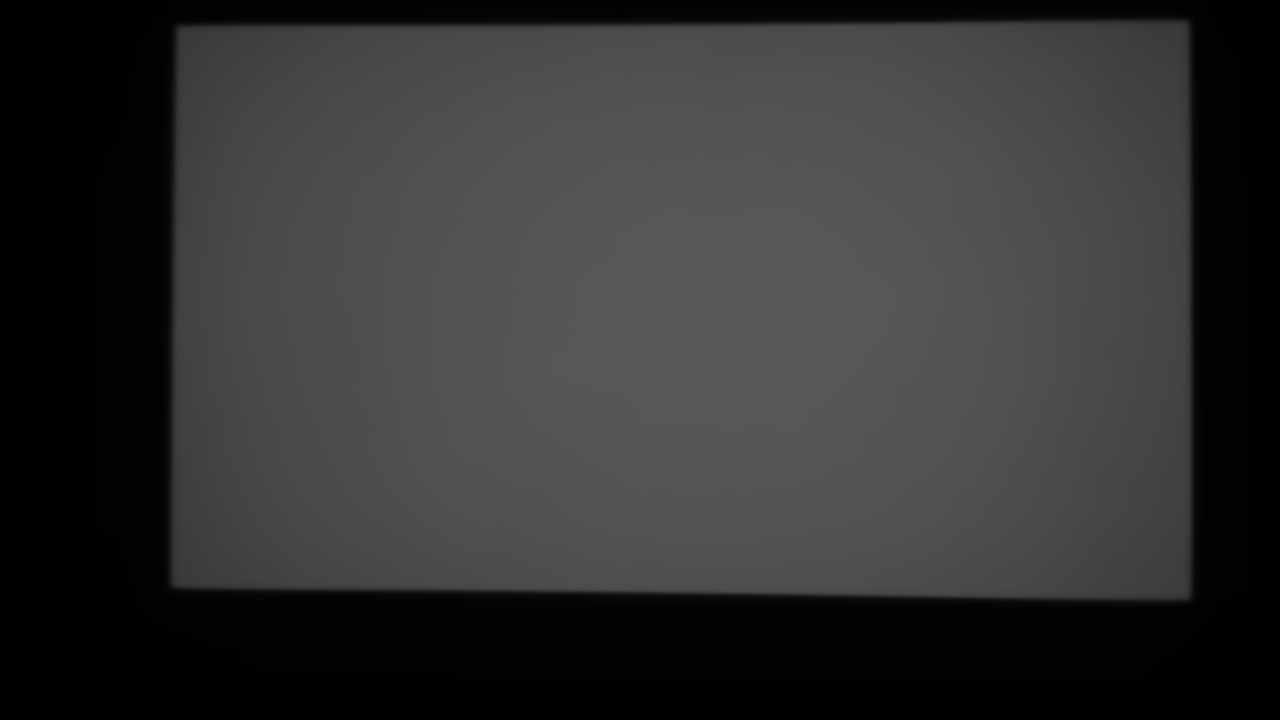
#> input picture 2_gui_features_in_opencv/captured_white.png, 1280 x 720 px, found by its file name
$ python filter_edge_preserved.py
#> lines starting #> are read from the running program, lines starting #| are printed output that depends on the picture
### mypackage/multiplot/multiplot.py
# coding:utf-8

import math
import cv2 as cv
from matplotlib import pyplot as plt


def show(imdict):
    """
    This is an adaptive drawing module
    :param imdict:
    :return:
    """
    if not isinstance(imdict, dict):
        raise TypeError('param must be type dict()')
    if not imdict:
        print('img dict is empty')

    for index, (title, data) in enumerate(imdict.items()):
        img_num = len(imdict)
        if img_num < 3:
            row = 1
        elif img_num < 7:
            row = 2
        elif img_num < 10:
            row = 3
        else:
            row = 4

        plt.subplot(row, math.ceil(img_num / row), index + 1)

        if data.ndim == 1:
            plt.plot(data)
        else:
            if data.ndim == 3:
                data = cv.cvtColor(data, cv.COLOR_BGR2RGB)

            cmap = ['gray', 'jet']['jet' in title]
            plt.imshow(data, cmap)
        plt.title(title)
        plt.xticks([]), plt.yticks([])
    plt.show()

### 4_image_processing_in_opencv/filter_edge_preserved.py
# coding: utf-8

import cv2 as cv
import numpy as np
from mypackage.multiplot import multiplot as mplt

# load the path of images
cv.samples.addSamplesDataSearchPath('../mydata')
file = cv.samples.findFile('captured_white.png')
if not file:
    raise FileNotFoundError('file not found')

img = cv.imread(file)
#> img is the input picture: shape (720, 1280, 3); min 0, max 88, mean 49.5
gray = cv.cvtColor(img, cv.COLOR_BGR2GRAY)

imdict = dict()
# Gaussian
gaussian = cv.GaussianBlur(gray, (3, 3), 0)
imdict['gaussian'] = gaussian

# bilateralFilter
bilateral = cv.bilateralFilter(gray, 9, 85, 85)
imdict['bilateral'] = bilateral

# pyrMeanShiftFiltering
meanshift = cv.pyrMeanShiftFiltering(img, 15, 30, termcrit=(cv.TERM_CRITERIA_MAX_ITER + cv.TERM_CRITERIA_EPS, 5, 1))
imdict['meanshift'] = meanshift

# edgePreservingFilter
edgepreserve = cv.edgePreservingFilter(img, sigma_s=50, sigma_r=0.4, flags=cv.RECURS_FILTER)
imdict['edgepreserve'] = edgepreserve

mplt.show(imdict)
#> the loop in show, `for index, (title, data) in enumerate(imdict.items()):` made 4 passes
#> title on passes 1 to 4: 'gaussian', 'bilateral', 'meanshift', 'edgepreserve'
#> in show, `plt.show()`:
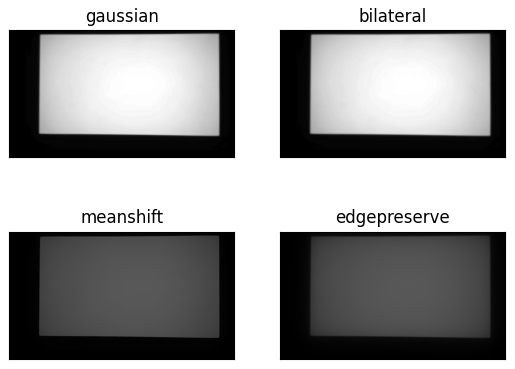
#> figure drawn by matplotlib, 4 panels
